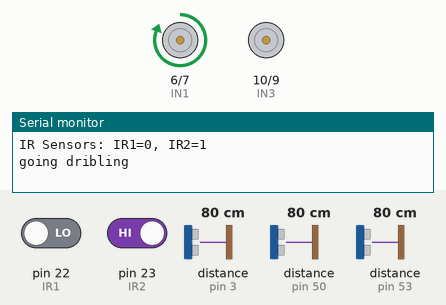
Simulated run of this sketch. Board: Arduino Mega 2560, built with avr-gcc and run on an emulated ATmega2560. Shown: motor-driver pin pairs drawn as motors (green arrow = first pin HIGH = forward, orange = second pin HIGH = backward, longer = more drive, scaled by the enable pin), the last lines printed to the serial monitor. Wiring (inferred from the names in the program): 3 × ultrasonic range finder: trigger pin 2, echo pin 3 / trigger pin 51, echo pin 53 / trigger pin 52, echo pin 50. The inputs (shaded band) are chosen by the test bench; at power-on: pin 22 (IR1) LOW, pin 23 (IR2) HIGH, distance to the obstacle (sensors on pin 3, pin 53, pin 50) 80 cm. The echo pulse lasts 58.3 µs per cm.

Above: at 1.8 s.
1.9 s: pin 22 (IR1) driven HIGH
At 3.1 s:
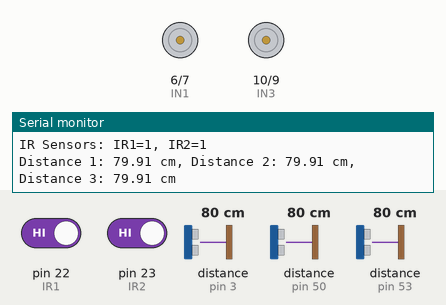
3.6 s: pin 23 (IR2) driven LOW
At 4.6 s:
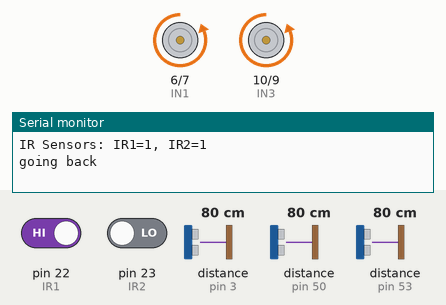
5.2 s: pin 22 (IR1) driven LOW
At 6.5 s:
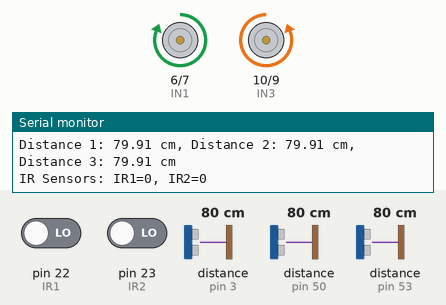
7.3 s: distance to the obstacle (sensor on pin 3) set to 34 cm
11.5 s: distance to the obstacle (sensor on pin 3) set to 27 cm
At 12.4 s:
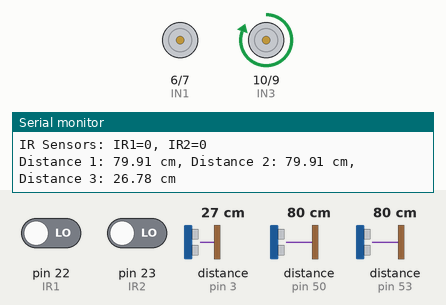
13.1 s: distance to the obstacle (sensor on pin 53) set to 34 cm
17.3 s: distance to the obstacle (sensor on pin 53) set to 28 cm
At 18.6 s:
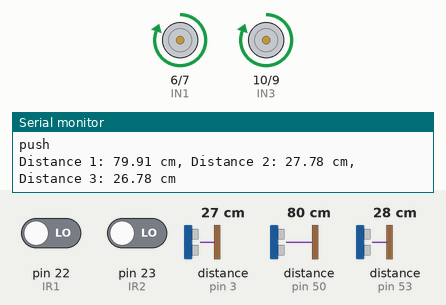
Timing chart, 0 to 19.9 s (numbered marks = the images above; inputs shaded):
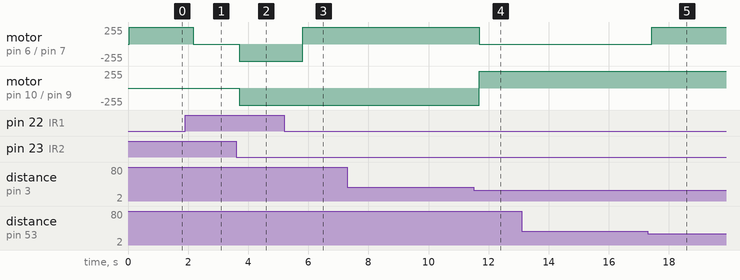

The sketch:

version_middle_ultra_sonic.ino
```cpp
// Ultrasonic Sensor Pins
#define TRIGGER_PIN1  52   // Trigger pin for sensor 1
#define ECHO_PIN1     50   // Echo pin for sensor 1

#define TRIGGER_PIN2  51   // Trigger pin for sensor 2
#define ECHO_PIN2     53   // Echo pin for sensor 2

#define TRIGGER_PIN3  2   // Trigger pin for sensor 3
#define ECHO_PIN3     3   // Echo pin for sensor 3
//
long duration1, duration2, duration3;
float distance1, distance2, distance3;

// IR Sensor Pins
#define IR1 22
#define IR2 23


// Motor Control Pins (H-Bridge)
#define ENA 5 // Speed control for Motor A (PWM)
#define IN1 6 // Direction control for Motor A
#define IN2 7 // Direction control for Motor A
#define ENB 11 // Speed control for Motor B (PWM)
#define IN3 10 // Direction control for Motor B
#define IN4 9 // Direction control for Motor B

bool ir1Detected = 0;
bool ir2Detected =0;


int detection_distance = 30;
void setup() {
  // Motor control pins
  pinMode(ENA, OUTPUT);
  pinMode(IN1, OUTPUT);
  pinMode(IN2, OUTPUT);
  pinMode(ENB, OUTPUT);
  pinMode(IN3, OUTPUT);
  pinMode(IN4, OUTPUT);

  // Set the trigger pins as OUTPUT
  pinMode(TRIGGER_PIN1, OUTPUT);
  pinMode(TRIGGER_PIN2, OUTPUT);
  pinMode(TRIGGER_PIN3, OUTPUT);

  // Set the echo pins as INPUT
  pinMode(ECHO_PIN1, INPUT);
  pinMode(ECHO_PIN2, INPUT);
  pinMode(ECHO_PIN3, INPUT);

  // IR sensor pins
  pinMode(IR1, INPUT);
  pinMode(IR2, INPUT);

  Serial.begin(9600);
}

void loop() {

  //read and debug sensors funcion and processing data
  //read from IR
   ir1Detected = digitalRead(IR1);
   ir2Detected = digitalRead(IR2);
  // Read ultrasonic sensors
  // Measure distance for sensor 1
  digitalWrite(TRIGGER_PIN1, LOW);
  delayMicroseconds(2);  // Wait for a stable LOW signal
  digitalWrite(TRIGGER_PIN1, HIGH);
  delayMicroseconds(10);  // Send a 10us pulse
  digitalWrite(TRIGGER_PIN1, LOW);

  duration1 = pulseIn(ECHO_PIN1, HIGH, 6000); // Measure the time for echo
  distance1 = (duration1 == 0) ? 100 : constrain(duration1 * 0.0344 / 2, 0, 100); // Convert time to distance (cm)

  // Measure distance for sensor 2
  digitalWrite(TRIGGER_PIN2, LOW);
  delayMicroseconds(2);  // Wait for a stable LOW signal
  digitalWrite(TRIGGER_PIN2, HIGH);
  delayMicroseconds(10);  // Send a 10us pulse
  digitalWrite(TRIGGER_PIN2, LOW);

  duration2 = pulseIn(ECHO_PIN2, HIGH, 6000); // Measure the time for echo
  distance2 = (duration2 == 0) ? 100 : constrain(duration2 * 0.0344 / 2, 0, 100);  // Convert time to distance (cm)

  // Measure distance for sensor 3
  digitalWrite(TRIGGER_PIN3, LOW);
  delayMicroseconds(2);  // Wait for a stable LOW signal
  digitalWrite(TRIGGER_PIN3, HIGH);
  delayMicroseconds(10);  // Send a 10us pulse
  digitalWrite(TRIGGER_PIN3, LOW);

  duration3 = pulseIn(ECHO_PIN3, HIGH, 6000); // Measure the time for echo
  distance3 = (duration3 == 0) ? 100 : constrain(duration3 * 0.0344 / 2, 0, 100); // Convert time to distance (cm)

  // Print the results
  Serial.print("Distance 1: ");
  Serial.print(distance1);
  Serial.print(" cm, ");
  Serial.print("Distance 2: ");
  Serial.print(distance2);
  Serial.print(" cm, ");
  Serial.print("Distance 3: ");
  Serial.print(distance3);
  Serial.println(" cm");

  // Wait a bit before taking the next readings
  //delay(50);

  Serial.print("IR Sensors: IR1=");
  Serial.print(ir1Detected);
  Serial.print(", IR2=");
  Serial.println(ir2Detected);
  ///////////////////////////////////////////////////////////


  //decision taking

  ir1Detected = digitalRead(IR1);
  ir2Detected = digitalRead(IR2);

  if (ir1Detected && !ir2Detected)
  {

    moveMotorA(-255);
    moveMotorB(-255);
    Serial.println("going back");
    delay(1000);


  }
 if (!ir1Detected && ir2Detected) {

    //drible back and push
    moveMotorA(255);
    Serial.println("going dribling");
    delay(1000);
  }

  if (!ir1Detected && !ir2Detected) {

  if (distance2 < detection_distance) {
      //forward
      moveMotorA(255);//right
      moveMotorB(255);//left
      Serial.println("push  ");
    }
    else if ((distance1 < detection_distance) || (distance3 < detection_distance)){
    if ((distance1 < detection_distance)) {
      moveMotorA(255);//right
      moveMotorB(0);//left
      }
          if ((distance3 < detection_distance)) {
      moveMotorA(0);//right
      moveMotorB(255);//left
      }

    }
    else if ((distance2 > detection_distance) && (distance1 > detection_distance) && (distance3 > detection_distance) ) {
      moveMotorA(255);
      moveMotorB(-255);
      Serial.println("search ");
      //delay(50);
    }


  }

  if (ir1Detected && ir2Detected) {

  stopMotorB();
  stopMotorA();
  }


    }


    // Motor Control Functions
    // Function to move Motor A
    void moveMotorA(int speed) {
    if (speed > 0) {
    digitalWrite(IN1, HIGH);
    digitalWrite(IN2, LOW);
    }
    else {
    digitalWrite(IN1, LOW);
    digitalWrite(IN2, HIGH);
    speed = -speed; // Make speed positive for PWM
    }
    analogWrite(ENA, speed);
    }

    // Function to stop Motor A
    void stopMotorA() {
    digitalWrite(IN1, LOW);
    digitalWrite(IN2, LOW);
    analogWrite(ENA, 0);
    }

    // Function to move Motor B
    void moveMotorB(int speed) {
    if (speed > 0) {
    digitalWrite(IN3, HIGH);
    digitalWrite(IN4, LOW);
    }
    else {
    digitalWrite(IN3, LOW);
    digitalWrite(IN4, HIGH);
    speed = -speed; // Make speed positive for PWM
    }
    analogWrite(ENB, speed);
    }

    // Function to stop Motor B
    void stopMotorB() {
    digitalWrite(IN3, LOW);
    digitalWrite(IN4, LOW);
    analogWrite(ENB, 0);
    }
```

Measured:
- the behaviour switches between 31 and 30 cm on distance to the obstacle (sensor on pin 3) (found by bisection; images 3 and 4)
- the behaviour switches between 31 and 30 cm on distance to the obstacle (sensor on pin 53) (found by bisection; images 4 and 5)
- after the input at 1.9 s, motor on pin 6 (IN1) / pin 7 (IN2): forward 255/255 → stopped after 0.26 s
- after the input at 3.6 s, motor on pin 6 (IN1) / pin 7 (IN2), motor on pin 10 (IN3) / pin 9 (IN4): stopped → backward 255/255 after 0.10 s
- after the input at 5.2 s, motor on pin 6 (IN1) / pin 7 (IN2): backward 255/255 → forward 255/255 after 0.61 s
- after the input at 11.5 s, motor on pin 6 (IN1) / pin 7 (IN2): forward 255/255 → stopped after 0.19 s; motor on pin 10 (IN3) / pin 9 (IN4): backward 255/255 → forward 255/255 after 0.19 s
- after the input at 17.3 s, motor on pin 6 (IN1) / pin 7 (IN2): stopped → forward 255/255 after 0.13 s
